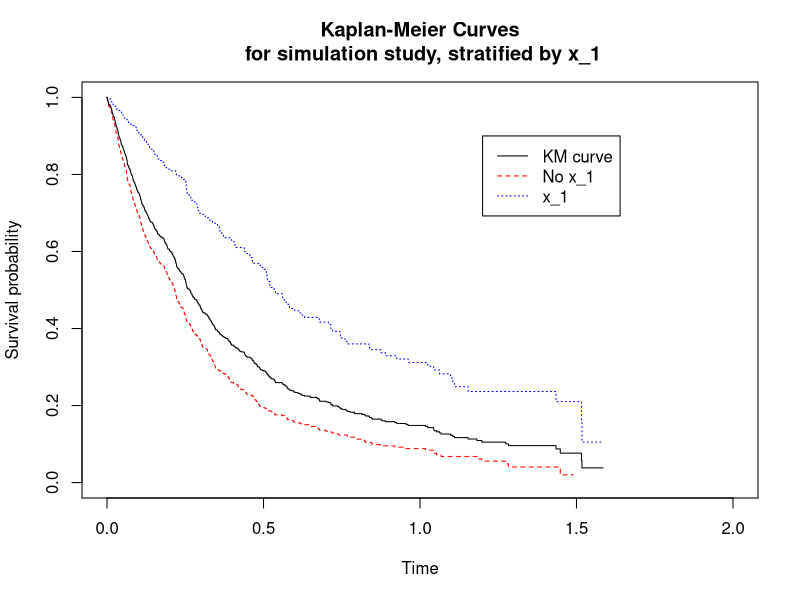
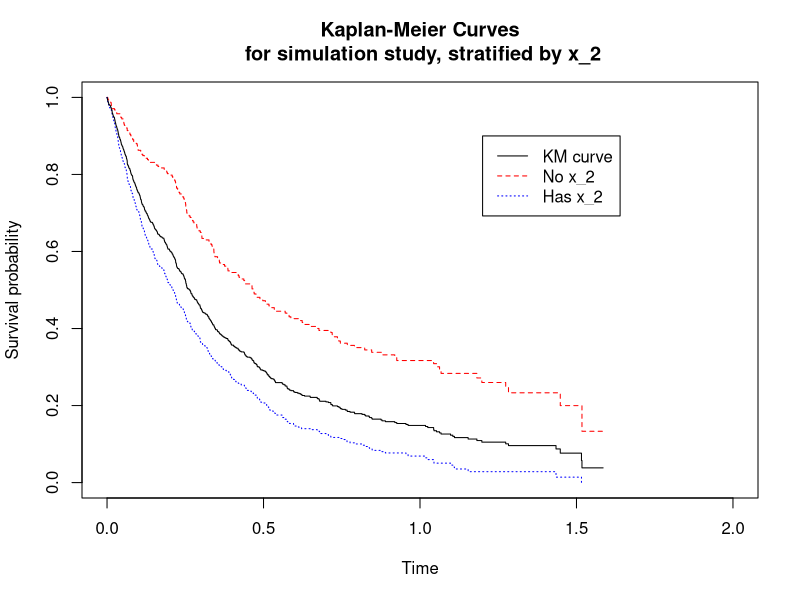

Here is the R script that generated these plots, in order:
##Survival simulation tutorial -- FAITH LEE ##
##It is really simple and straightforward## 

#For reproducibility 
set.seed(100) 

#Define the following parameters outlined in the step: 
n = 1000 
beta_0 = 0.5
beta_1 = -1
beta_2 = 1 

b = 1.6 #This will be changed later as mentioned in Step 5 of documentation 

#Step 1
x_1<-rbinom(n, 1, 0.25)
x_2<-rbinom(n, 1, 0.7)

#Step 2 
U<-runif(n, 0,1)
T<-(-log(U)*exp(-(beta_0+beta_1*x_1+beta_2*x_2))) #Eqn (5) 

#Step 3 
C<-runif(n, 0, b)

#Step 4 
delta<-ifelse(T<=C, 1, 0)

#Step 5 
prop<-sum(delta==0)/n
#0.235 which is in our desired range. Otherwise, go back and look at the distribution of T and 
# set a reasonable b accordingly. b shold be somewhere around 1 to 2 based on T and our covariates. 

#Step 6 
surv_time<-ifelse(T<=C, T, C)

#Step7 
library(survival) #load the required package to do the plot 
simulated_data<-data.frame(x_1, x_2, delta, surv_time)

plot_1<-survfit(Surv(surv_time, delta)~1, data = simulated_data)
plot_2<-survfit(Surv(surv_time, delta)~x_1, data= simulated_data)
png("plot_1.png")
plot(plot_2, lty = 2:3, xlim = c(0,2), col= c("red", "blue"), xlab = "Time", ylab = "Survival probability") 
legend(1.2, .9, c("KM curve", "No x_1", "x_1"), lty = 1:3, col = c("black", "red", "blue")) 
title("Kaplan-Meier Curves\n for simulation study, stratified by x_1") 
lines(plot_1, lty = 1, col = c("black"), conf.int = FALSE)
dev.off()
png("plot_2.png")
plot_3<-survfit(Surv(surv_time, delta)~x_2, data= simulated_data)

plot(plot_3, lty = 2:3, xlim = c(0,2), col= c("red", "blue"), xlab = "Time", ylab = "Survival probability") 
legend(1.2, .9, c("KM curve", "No x_2", "Has x_2"), lty = 1:3, col = c("black", "red", "blue")) 
title("Kaplan-Meier Curves\n for simulation study, stratified by x_2") 
lines(plot_1, lty = 1, col = c("black"), conf.int = FALSE)
dev.off()





